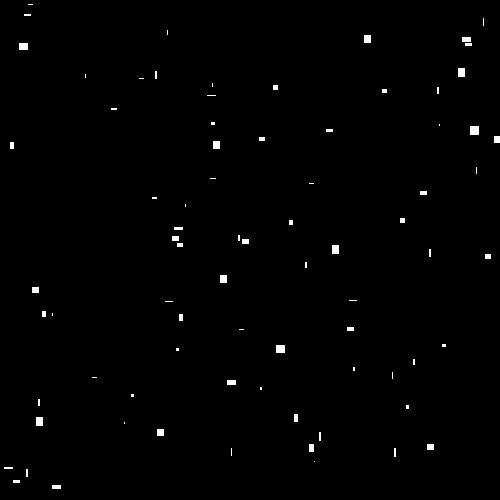
Frame 1 (no input)
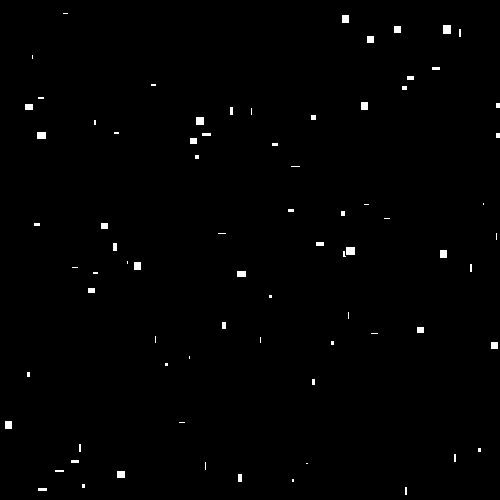
Frame 60 (the mouse pressed at the canvas centre just before this capture)
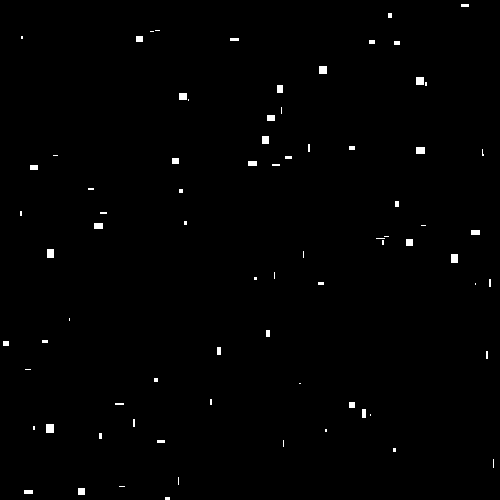
Frame 120 (the mouse held since frame 60 and released just before this capture)

The Processing sketch that drew these frames (run headless with seeded random() and noise(); from frame 60 on, the mouse is pressed at the canvas centre):

// Processing sketch: Bouncing_ball_game
// ── Bouncing_ball_game.pde

class box{
  float x,y,xSpeed,ySpeed,width,height;
}

box[] boxes=new box[100];

void setup(){

  size(500,500);
  for (int i=0; i<boxes.length; i=i+1){
    boxes[i] = new box();
    boxes[i].x = random(height);
    boxes[i].y = random(height);
    boxes[i].xSpeed = random(4)-2;
    boxes[i].ySpeed = random(4)-2;
    boxes[i].width=random(10);
    boxes[i].height=random(10);
  }
}

void draw(){
  background(0);
  for (int i=0; i<boxes.length; i=i+1) {
    boxes[i].x=boxes[i].x+boxes[i].xSpeed;
    boxes[i].y=boxes[i].y+boxes[i].ySpeed;
    if (boxes[i].x<0 || boxes[i].x >width){
      boxes[i].xSpeed = boxes[i].xSpeed * -1;
    }
     if (boxes[i].y<0 || boxes[i].y >width){
      boxes[i].ySpeed = boxes[i].ySpeed * -1;
    }
  rect(boxes[i].x, boxes[i].y, boxes[i].width, boxes[i].height);
  }
}
